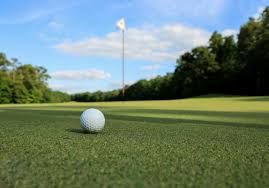
#> input picture Programas/Apuntes/CNN/golftest.jpg, 269 x 188 px, given in place of F1-cortado.mp4, which was not available
$ jupyter execute Sampler.ipynb
#> lines starting #> are read from the running program, lines starting #| are printed output that depends on the picture; pictures that were not available may be replaced by others from this repository, and a replacement may not be noted
[cell 1]
import numpy as np
import cv2 as cv
import math
import os

rostro = cv.CascadeClassifier('haarcascade_frontalface_alt.xml')
cap = cv.VideoCapture("C:/Datasets/Sports/sportimages/F1-cortado.mp4")

output_dir = "C:/Datasets/Sports/sportimages/f1"
os.makedirs(output_dir, exist_ok=True)

i = 1000

# Funciones de transformación
def augment_image(img):
    """Devuelve una lista de imágenes transformadas."""
    imgs = []

    # Original
    imgs.append(img)

    # Volteo horizontal
    imgs.append(cv.flip(img, 1))

    # Volteo vertical
    imgs.append(cv.flip(img, 0))

    # Rotación 15°
    h, w = img.shape[:2]
    M = cv.getRotationMatrix2D((w/2, h/2), 15, 1)
    imgs.append(cv.warpAffine(img, M, (w, h)))

    # Rotación -15°
    M = cv.getRotationMatrix2D((w/2, h/2), -15, 1)
    imgs.append(cv.warpAffine(img, M, (w, h)))

    # Ajuste de brillo
    imgs.append(cv.convertScaleAbs(img, alpha=1.0, beta=30))  # más brillante
    imgs.append(cv.convertScaleAbs(img, alpha=1.0, beta=-30)) # más oscuro

    # Aumento de contraste
    imgs.append(cv.convertScaleAbs(img, alpha=1.5, beta=0))

    # Desenfoque gaussiano
    imgs.append(cv.GaussianBlur(img, (3, 3), 0))

    return imgs


while True:
    ret, frame = cap.read()
#> frame is the input picture: shape (188, 269, 3); mean B, G, R 115.4, 130.4, 109.7
    if not ret:
        break

    gray = cv.cvtColor(frame, cv.COLOR_BGR2GRAY)
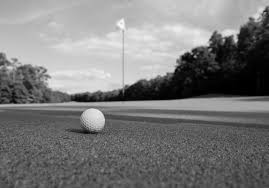
#> gray: shape (188, 269); min 0, max 253, mean 122.5
    rostros = rostro.detectMultiScale(gray, 1.3, 5)
#> rostros = ()

    frame = cv.resize(frame, (28, 21), interpolation=cv.INTER_AREA)
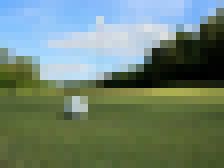
#> frame: shape (21, 28, 3) (shown 8 times larger); mean B, G, R 115.4, 130.4, 109.8

    if i % 5 == 0:
        augmented_frames = augment_image(frame)
#> augmented_frames = 9 items

        for j, img_aug in enumerate(augmented_frames):
            filename = os.path.join(output_dir, f"{i}_{j}.jpg")
            cv.imwrite(filename, img_aug)
#> this loop made 9 passes
#> pass 2, `cv.imwrite(filename, img_aug)`:
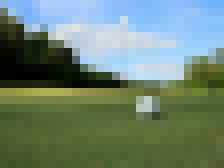
#> saved as 1000_1.jpg: shape (21, 28, 3) (shown 8 times larger); mean B, G, R 115.4, 130.4, 109.8

    cv.imshow('Resultado', frame)
    i += 1

    k = cv.waitKey(1)
#> (key Esc is pressed here)
    if k == 27:
        break

cap.release()
cv.destroyAllWindows()

$ run again, on Programas/Apuntes/CNN/basket2.jpg
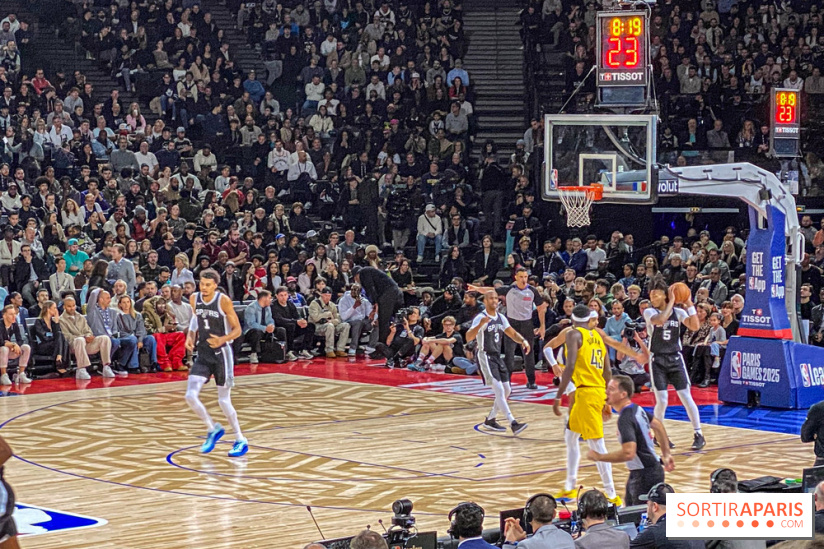
#> input picture Programas/Apuntes/CNN/basket2.jpg, 824 x 549 px, given in place of F1-cortado.mp4, which was not available
#> frame is the input picture: shape (549, 824, 3); mean B, G, R 93.7, 93, 106
#> `gray = cv.cvtColor(frame, cv.COLOR_BGR2GRAY)`:
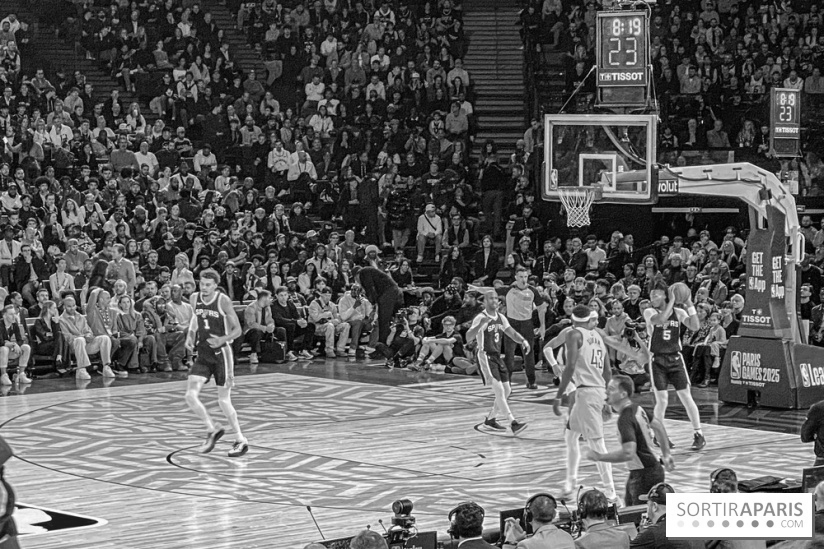
#> gray: shape (549, 824); min 0, max 255, mean 97
#> rostros = ()
#> frame: shape (21, 28, 3)
#> augmented_frames = 9 items
#> the loop `for j, img_aug in enumerate(augmented_frames):` made 9 passes
#> pass 2, `cv.imwrite(filename, img_aug)`:
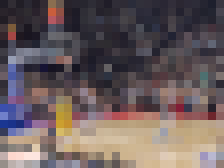
#> saved as 1000_1.jpg: shape (21, 28, 3) (shown 8 times larger); mean B, G, R 93.7, 93, 106
